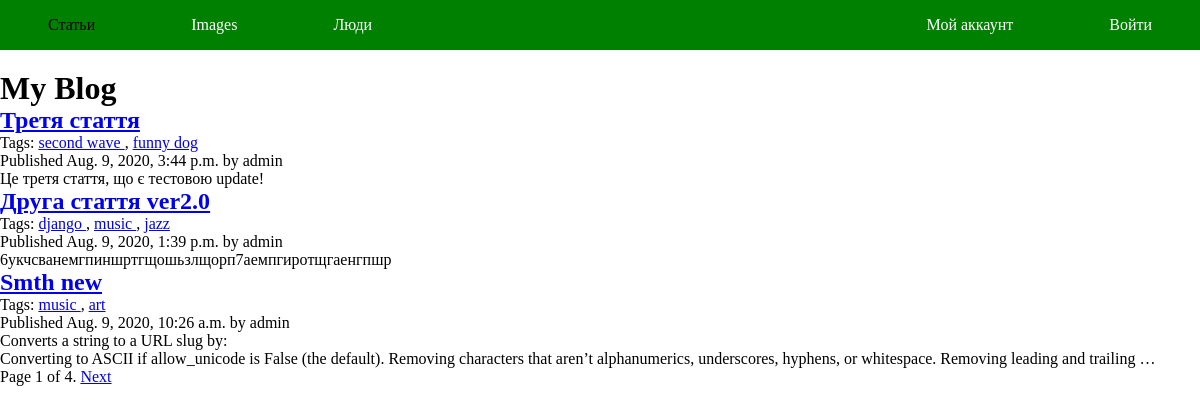
/articles/, run on an earlier commit of the app's database.
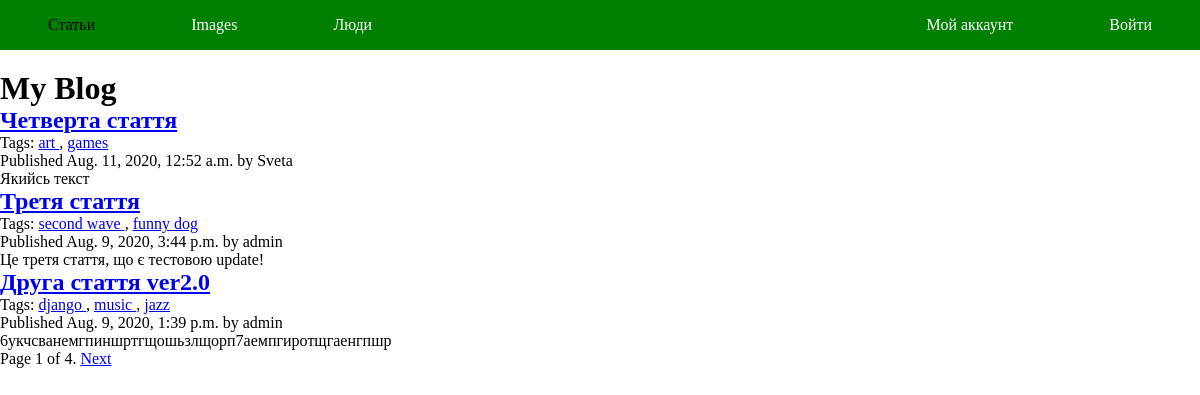
And on a later commit of the database.
### articles/models.py (models this page shows, shortened)
class Article(models.Model):
    title = models.CharField(max_length=50)
    author = models.ForeignKey(User, on_delete=models.CASCADE)
    text = models.TextField(max_length=10000)
    date_created = models.DateTimeField(auto_now_add=True)
    date_updated = models.DateTimeField(auto_now=True)
    slug = models.SlugField(max_length=50)
    objects = models.Manager
    tags = TaggableManager()
    class Meta:
        ordering = ('-date_created',)
    def get_absolute_url(self):
        return reverse('articles:article_detail', args=[self.slug])

### articles/views.py (the view)
# urls.py: path('', views.ArticlesList.as_view(), name='all_articles'),
class ArticlesList(ListView):
    model = Article
    template_name = 'articles/post/list.html'
    context_object_name = 'articles'
    extra_context = {'section': 'articles'}
    paginate_by = 3
    def get_queryset(self):
        queryset = super().get_queryset()
        if self.kwargs:
            return queryset.filter(tags__slug__in=[self.kwargs['tag_slug']])
        else:
            return queryset
    def get_context_data(self, *, object_list=None, **kwargs):
        context = super().get_context_data(**kwargs)
        return context

### articles/templatetags/article_tags.py (called while the page is built)
@register.simple_tag
def total_articles():
    return Article.objects.count()

@register.inclusion_tag('articles/post/latest_articles.html')
def show_latest_articles(count=5):
    latest_articles = Article.objects.order_by('-date_created')[:count]
    return {'latest_articles': latest_articles}

@register.simple_tag
def get_most_commented_articles(count=5):
    return Article.objects.annotate(total_comments=Count('comments')).\
               order_by('-total_comments')[:count]

@register.filter(name='markdown')
def markdown_format(text):
    return mark_safe(markdown.markdown(text))

### templates/articles/post/list.html (shortened to what this page needs)
{% extends "../../base.html" %}
{% load article_tags %}
{% block content %}
    <h1>My Blog</h1>
    {% for article in articles %}
        <h2>
            <a href="{{ article.get_absolute_url }}">{{ article.title }}</a>
        </h2>
        <p class="tags">
            Tags:
                {% for tag in article.tags.all %}
                    <a href="{% url 'articles:all_articles_by_tag' tag.slug %}">
                        {{ tag.name }}
                    </a>
                    {% if not forloop.last %}, {% endif %}
                {% endfor %}
        </p>
        <p class="date">Published {{ article.date_created }} by {{ article.author }}</p>
        {{ article.text|markdown|truncatewords_html:30 }}
    {% endfor %}
    {% include "pagination.html" with page=page_obj %}
{% endblock %}

### templates/base.html (shortened to what this page needs)
<!DOCTYPE html>
{% load article_tags %}
{% load static %}
<html lang="ru">
<head>
    <link rel="stylesheet" href="{% static 'css/base1.css' %}">
</head>
<body>
    <header class="header">
    	<nav class="menu">
	        <ul class="main-menu">
	            <li {% if section == "articles" %}class="nav-item selected"{% else %} class="nav-item"{% endif %}>
	                <a href="{% url 'articles:all_articles' %}">Статьи</a>
	            </li>
	            <li {% if section == "images" %}class="nav-item selected"{% else %} class="nav-item"{% endif %}>
	                <a href="{% url 'images:list' %}">Images</a>
	            </li>
	            <li {% if section == "people" %}class="nav-item selected"{% else %} class="nav-item"{% endif %}>
	                <a href="{% url 'account:user_list' %}">Люди</a>
	            </li>
	        </ul>
        </nav>
        <nav class="menu">
	        <ul class="user-menu">
	        	<li {% if section == "dashboard" %}class="nav-item selected"{% else %} class="nav-item"{% endif %}>
	                    <a href="{% url 'account:dashboard' %}">Мой аккаунт</a>
                </li>
                {% if user.is_authenticated %}
                <li class="nav-item">
                    <a href="{% url 'account:logout' %}">Выйти</a>
                </li>
	            {% else %}
                <li class="nav-item">
	                <a href="{% url 'account:login' %}">Войти</a>
                </li>
	            {% endif %}
	        </ul>
        </nav>
    </header>
    <div id="content">
        {% block content %}{% endblock %}
    </div>
</body>
</html>

### templates/pagination.html (shortened to what this page needs)
<div class="pagination">
    <span class="step-links">
    <span class="current">
        Page {{ page.number }} of {{ page.paginator.num_pages }}.
    </span>
    {% if page.has_next %}
        <a href="?page={{ page.next_page_number }}">Next</a>
    {% endif %}
    </span>
</div>

### static/css/base1.css (style rules this page uses)
* { margin: 0; padding: 0; }
header { width: 100%; background-color: green; display: flex; justify-content: space-between; position: fixed; top: 0; }
.main-menu, .user-menu { display: flex; list-style: none; }
li.selected a { color: black; }
.nav-item a { display: block; text-decoration: none; color: white; padding: 1em 3em; }
#content { margin-top: 70px; }

What changed in the data, as far as the page shows it:
no longer on this page (row unchanged): Article: title "Smth new", date_created "Aug. 9, 2020, 10:26 a.m.", author "admin", text "Converts a string to a URL slug by: Converting to ASCII if allow_unicode is False (the default). Removing characters that aren’t alphanumerics, underscores, hyphens, or whitespace. Removing leading and trailing …", Tag (name "music"), Tag (name "art")
added Article: title "Четверта стаття", date_created "Aug. 11, 2020, 12:52 a.m.", author "Sveta", text "Якийсь текст", Tag (name "art")
added Tag: name "games", shown under "Четверта стаття"
